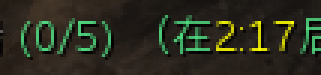
#> input picture tests/ocr sampling/00zh/zz_origional/terran-nohero-time/raw_screenshots/raw_terran-05-black-217.png, 107 x 25 px (shown 3 times larger); its folder holds only this picture in this run
$ python maker_yellow_small.py
#> lines starting #> are read from the running program, lines starting #| are printed output that depends on the picture; after the words box and inside, x2 and y2 are one past the last pixel; in counts of white or black regions, pixels touching at a corner belong together
#> in main, img is the input picture: shape (25, 107, 3); mean B, G, R 30.4, 45.1, 42.9
# -*- coding: utf-8 -*-
import cv2
import numpy as np
import os

# === 黄色文字 (HSV Mode) 专用制作脚本 ===
INPUT_DIR = 'raw_screenshots'
OUTPUT_DIR = 'templates_yellow_hsv'

# === 你验证过的参数 ===
SCALE_FACTOR = 4.0

# HSV 核心参数 (基于 Tuner 默认值)
H_MIN = 21
H_MAX = 35
S_MIN = 50
V_MIN = 50

# 你调整后的关键阈值
GLOBAL_THRESH = 110

# 形态学参数 (Tuner 默认为 0，如需闭运算防断裂可改为 2 或 3)
CLOSE_KERNEL_SIZE = 0

def preprocess_yellow_hsv(img_bgr):
    if img_bgr is None: return None

    # 1. 放大
    h, w = img_bgr.shape[:2]
#> h = 25; w = 107
    img_resized = cv2.resize(img_bgr, (int(w * SCALE_FACTOR), int(h * SCALE_FACTOR)), interpolation=cv2.INTER_CUBIC)
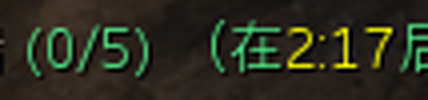
#> img_resized: shape (100, 428, 3); mean B, G, R 30.4, 45.2, 43

    # 2. 转到 HSV 空间
    hsv = cv2.cvtColor(img_resized, cv2.COLOR_BGR2HSV)
#> hsv: shape (100, 428, 3); mean H, S, V 29, 99.3, 51.3

    # 3. 创建颜色掩膜 (Color Mask)
    # 只保留 H(20-35), S(>50), V(>50) 的像素
    lower_yellow = np.array([H_MIN, S_MIN, V_MIN])
    upper_yellow = np.array([H_MAX, 255, 255])
    mask = cv2.inRange(hsv, lower_yellow, upper_yellow)
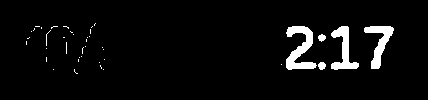
#> mask: shape (100, 428); 4.4% white; 40 white regions (35 under 20 px), largest, box (x1, y1, x2, y2) and area: (286, 26, 317, 70) 672, (331, 26, 359, 70) 513, (364, 26, 394, 69) 508, (318, 62, 326, 70) 49, (318, 34, 326, 42) 44

    # 4. 提取亮度层 (Value Channel)
    # 利用 mask 把背景扣掉，只留下文字的亮度信息
    _, _, v_channel = cv2.split(hsv)
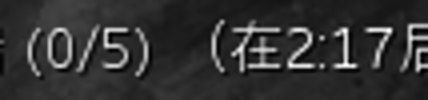
#> v_channel: shape (100, 428); min 0, max 255, mean 51.3
    filtered_gray = cv2.bitwise_and(v_channel, v_channel, mask=mask)
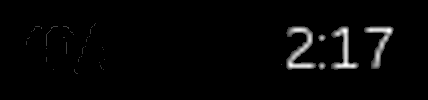
#> filtered_gray: shape (100, 428); min 0, max 255, mean 5.8

    # 5. 归一化 (Normalize)
    # 这一步至关重要！把过滤后的文字亮度拉满到 255
    if cv2.countNonZero(mask) > 0:
        filtered_gray = cv2.normalize(filtered_gray, None, 0, 255, cv2.NORM_MINMAX)

    # 6. 全局阈值 (User: 110)
    _, binary = cv2.threshold(filtered_gray, GLOBAL_THRESH, 255, cv2.THRESH_BINARY)
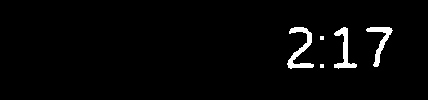
#> binary: shape (100, 428); 2.5% white; 5 white regions (2 under 20 px), largest, box (x1, y1, x2, y2) and area: (287, 27, 314, 69) 406, (334, 27, 357, 69) 323, (366, 27, 393, 67) 310

    # 7. 闭运算 (可选，用于缝合断裂)
    if CLOSE_KERNEL_SIZE > 0:
        kernel = cv2.getStructuringElement(cv2.MORPH_RECT, (CLOSE_KERNEL_SIZE, CLOSE_KERNEL_SIZE))
        binary = cv2.morphologyEx(binary, cv2.MORPH_CLOSE, kernel)

    return binary

def main():
    if not os.path.exists(INPUT_DIR):
        print(f"错误：找不到文件夹 '{INPUT_DIR}'")
        return
    if not os.path.exists(OUTPUT_DIR):
        os.makedirs(OUTPUT_DIR)

    files = [f for f in os.listdir(INPUT_DIR) if f.lower().endswith(('.png', '.jpg'))]
    print(f"开始处理 {len(files)} 张图片 (黄色 HSV 模式)...")
    print(f"参数: H[{H_MIN}-{H_MAX}], Thresh={GLOBAL_THRESH}")

    for filename in files:
        img = cv2.imread(os.path.join(INPUT_DIR, filename))
        if img is None: continue

        # 建议：如果是处理原始大图，可以在这里加个简单的 ROI 裁剪
        # 比如：img = img[0:100, 1000:1500]
        # 这样能避免全图噪点干扰 Normalize 的效果

        result = preprocess_yellow_hsv(img)

        if result is not None:
            out_path = os.path.join(OUTPUT_DIR, 'yellow_hsv_' + filename)
            cv2.imwrite(out_path, result)
            print(f"已保存: {out_path}")

    print("完成！请检查 templates_yellow_hsv 文件夹。")

if __name__ == '__main__':
    main()

$ run again, on tests/ocr sampling/00zh/zz_origional/terran-nohero-time/raw_screenshots/raw_terran-05-black-224.png
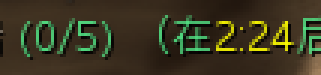
#> input picture tests/ocr sampling/00zh/zz_origional/terran-nohero-time/raw_screenshots/raw_terran-05-black-224.png, 107 x 25 px (shown 3 times larger)
#> in main, img is the input picture: shape (25, 107, 3); mean B, G, R 32.1, 54.8, 58.5
#> hsv: shape (100, 428, 3); mean H, S, V 24.9, 135, 66.5
#> in preprocess_yellow_hsv, `mask = cv2.inRange(hsv, lower_yellow, upper_yellow)`:
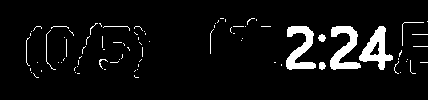
#> mask: shape (100, 428); 6.2% white; 85 white regions (73 under 20 px), largest, box (x1, y1, x2, y2) and area: (330, 26, 361, 70) 679, (286, 26, 316, 70) 670, (359, 26, 393, 70) 647
#> in preprocess_yellow_hsv, `_, binary = cv2.threshold(filtered_gray, GLOBAL_THRESH, 255, cv2.THRES..`:
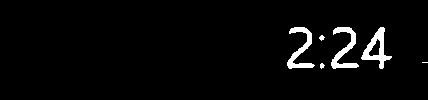
#> binary: shape (100, 428); 3.2% white; 6 white regions (1 under 20 px), largest, box (x1, y1, x2, y2) and area: (361, 27, 392, 69) 457, (331, 27, 359, 69) 438, (287, 27, 315, 69) 424, (319, 35, 325, 41) 22, (320, 63, 325, 69) 20
